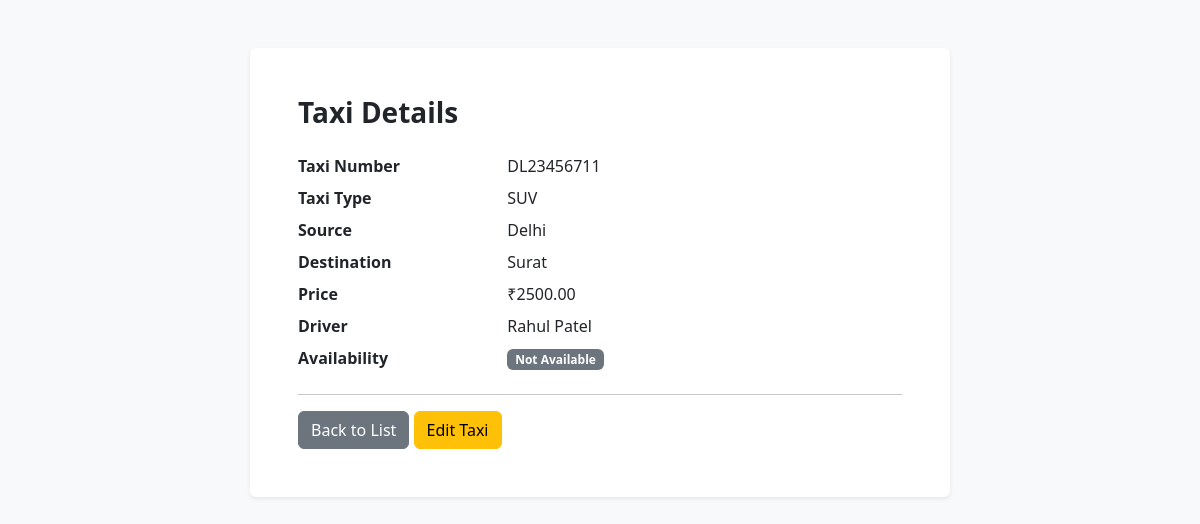
The app's page /taxis/2/ (signed in), older data.
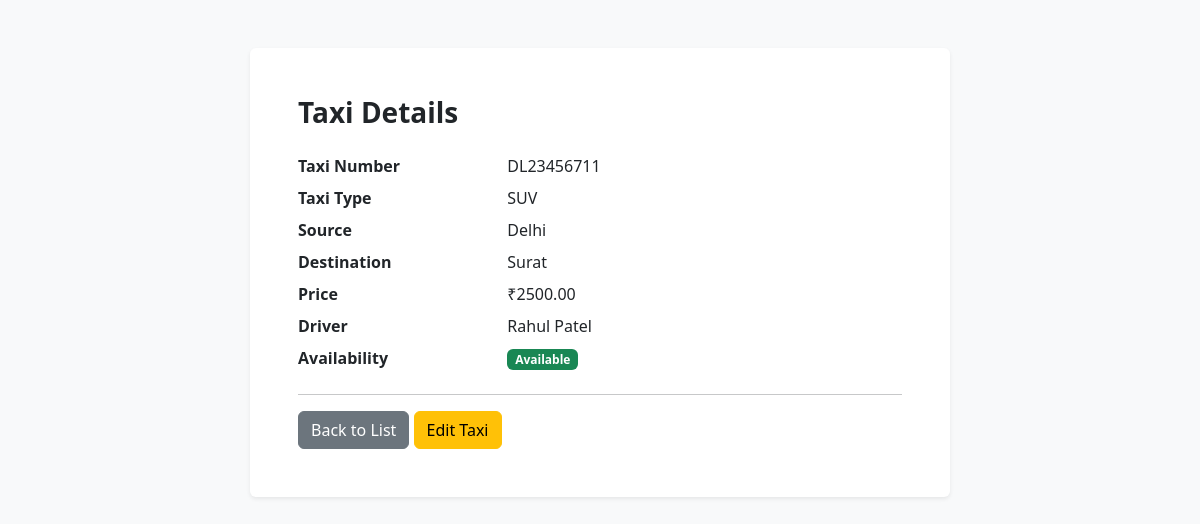
The same page, newer data.
### core/views.py (the view)
@user_passes_test(
    lambda user: user.is_authenticated and user.is_staff,
    login_url='admin_login',
)
def admin_taxi_detail(request, taxi_id):
    taxi = get_object_or_404(
        Taxi.objects.select_related('driver'),
        pk=taxi_id,
    )
    return render(
        request,
        'core/admin_taxi_detail.html',
        {'taxi': taxi},
    )

### core/templates/core/admin_taxi_detail.html (shortened to what this page needs)
<!DOCTYPE html>
<html lang="en">
<head>
    <link href="https://cdn.jsdelivr.net/npm/bootstrap@5.3.3/dist/css/bootstrap.min.css"
          rel="stylesheet">
</head>
<body class="bg-light">
<div class="container py-5">
    <div class="card border-0 shadow-sm mx-auto"
         style="max-width:700px">
        <div class="card-body p-4 p-md-5">
            <h1 class="h3 fw-bold mb-4">Taxi Details</h1>
            <dl class="row">
                <dt class="col-sm-4">Taxi Number</dt>
                <dd class="col-sm-8">{{ taxi.number }}</dd>
                <dt class="col-sm-4">Taxi Type</dt>
                <dd class="col-sm-8">{{ taxi.type }}</dd>
                <dt class="col-sm-4">Source</dt>
                <dd class="col-sm-8">{{ taxi.source }}</dd>
                <dt class="col-sm-4">Destination</dt>
                <dd class="col-sm-8">{{ taxi.destination }}</dd>
                <dt class="col-sm-4">Price</dt>
                <dd class="col-sm-8">₹{{ taxi.price|floatformat:2 }}</dd>
                <dt class="col-sm-4">Driver</dt>
                <dd class="col-sm-8">{{ taxi.driver.name|default:"Not assigned" }}</dd>
                <dt class="col-sm-4">Availability</dt>
                <dd class="col-sm-8">
                    {% if taxi.availability %}
                        <span class="badge bg-success">Available</span>
                    {% else %}
                        <span class="badge bg-secondary">Not Available</span>
                    {% endif %}
                </dd>
            </dl>
            <hr>
            <a href="{% url 'admin_taxi_list' %}"
               class="btn btn-secondary">Back to List</a>
            <a href="{% url 'admin_taxi_edit' taxi.id %}"
               class="btn btn-warning">Edit Taxi</a>
        </div>
    </div>
</div>
</body>
</html>

Row changes from the older to the newer data that the page shows:
changed Taxi "DL23456711": availability False → True (drawn)
Text that changed along with them:
text no longer shown: "Not Available"
text now shown: "Available"
